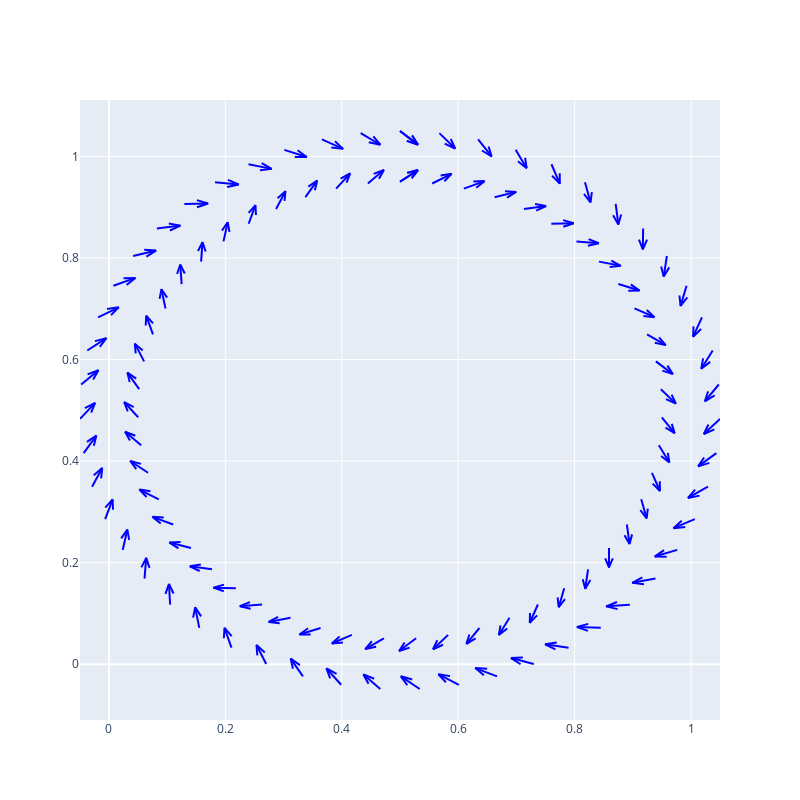

Notebook source saved alongside this figure:
### Code cell
z_input,z_target,x_target = ga.get_circle_input_target(char_data=char_target)
uv = z_target-z_input

x= z_input[:,0]
y= z_input[:,1]
u = uv[:,0]
v = uv[:,1]

qt = ff.create_quiver(x, y, u, v,
        scale=.5,
        arrow_scale=.5,
        name='quiver',
      )
qt.layout = layout
qt.layout.colorway=['blue']+py.colors.qualitative.Dark24
qt

### Figure 1 — Plotly figure (JSON) as saved in the notebook; plotly's stock layout.template omitted (floating-point values rounded to 4 significant figures; data arrays with more than 128 entries replaced by an {"elided": "..."} marker saying what was removed)
{"data": [{"mode": "lines", "name": "quiver", "type": "scatter", "x": {"elided": "728 float values"}, "y": {"elided": "728 float values"}}], "layout": {"colorway": ["blue", "#2E91E5", "#E15F99", "#1CA71C", "#FB0D0D", "#DA16FF", "#222A2A", "#B68100", "#750D86", "#EB663B", "#511CFB", "#00A08B", "#FB00D1", "#FC0080", "#B2828D", "#6C7C32", "#778AAE", "#862A16", "#A777F1", "#620042", "#1616A7", "#DA60CA", "#6C4516", "#0D2A63", "#AF0038"], "height": 800, "hovermode": "closest", "showlegend": false, "width": 800}}
